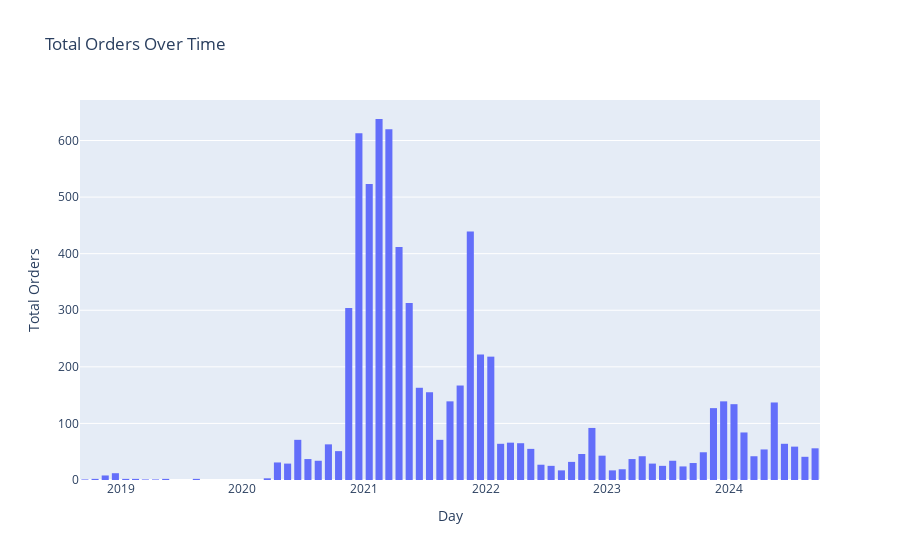

This figure's notebook cell:
### Code cell
import plotly.graph_objects as go
fig = go.Figure()
fig.add_histogram(x=df['day'], y=df['orders'], histfunc="sum")
fig.update_layout(
    title="Total Orders Over Time",
    xaxis_title="Day",
    yaxis_title="Total Orders",
    bargap=0.2,
    bargroupgap=0.1
)
fig.show()

### Figure 1 — Plotly figure (JSON) as saved in the notebook; plotly's stock layout.template omitted (floating-point values rounded to 4 significant figures; data arrays with more than 128 entries replaced by an {"elided": "..."} marker saying what was removed)
{"data": [{"histfunc": "sum", "type": "histogram", "x": {"elided": "13425 str values"}, "y": {"elided": "13425 int values"}}], "layout": {"bargap": 0.2, "bargroupgap": 0.1, "title": {"text": "Total Orders Over Time"}, "xaxis": {"title": {"text": "Day"}}, "yaxis": {"title": {"text": "Total Orders"}}}}
